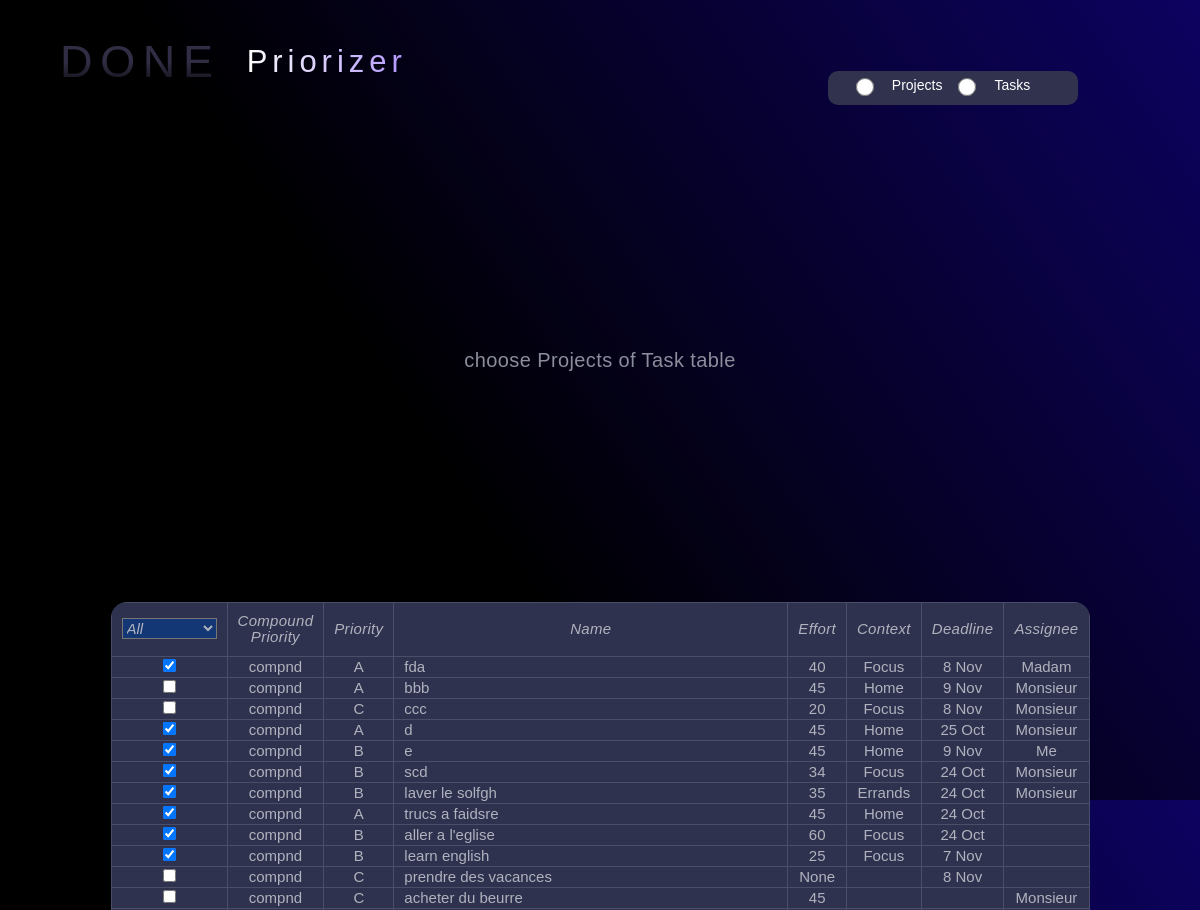
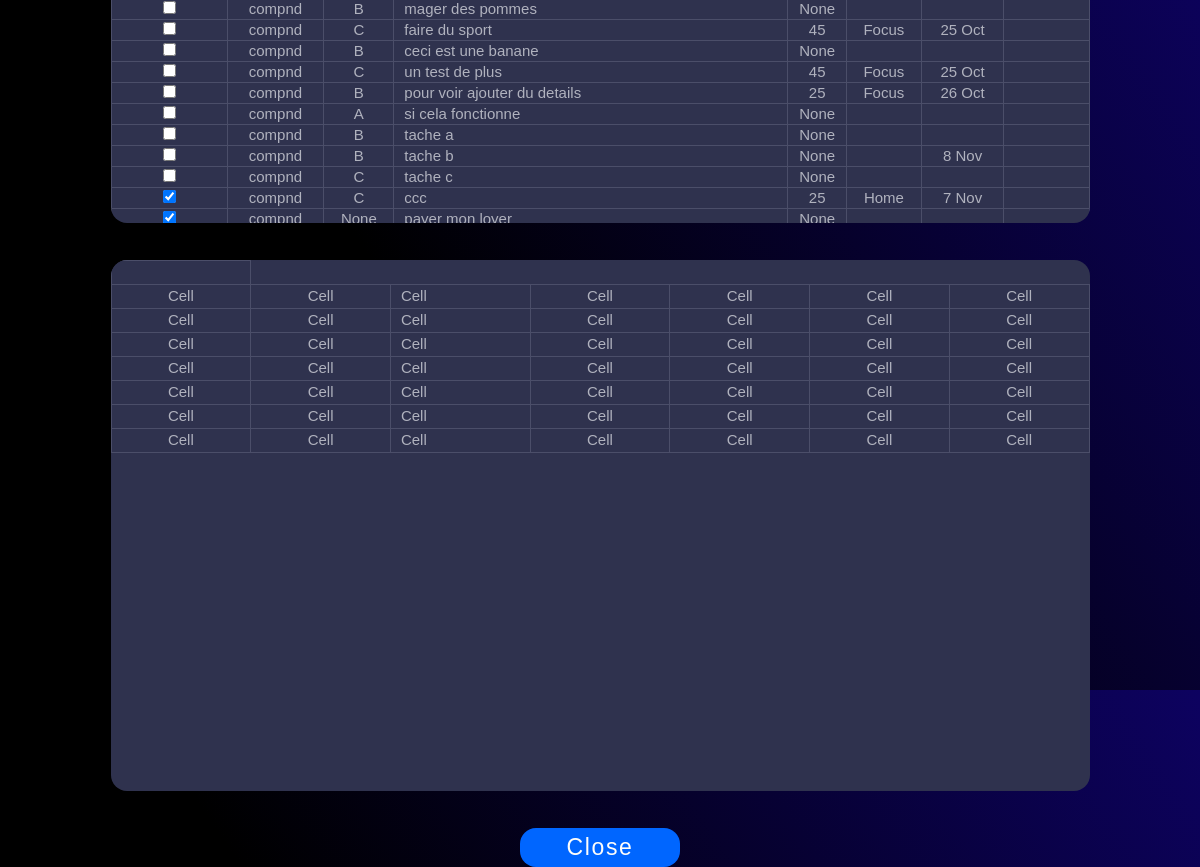
Page /prioritizer/ on the committed database (2 pictures, top to bottom).
### tasks/models.py (models this page shows, shortened)
class Tasks(models.Model):
    PRIORITIES = [
        ("A", "A"),
        ("B", "B"),
        ("C", "C"),
        ("D", "D"),
    ]
    STATUSES = [
        ("Co", "Completed"),
        ("Cn", "Cancelled"),
        ("De", "Delegated"),
        ("Ip", "In Process"),
        ("Ns", "Not Started"),
        ("Wa", "Wait for"),
    ]
    priority = models.CharField(max_length=1, choices=PRIORITIES, null=True, blank=True)
    status = models.CharField(max_length=2, choices=STATUSES, default='Ns')
    complete = models.BooleanField(default=False)
    name = models.CharField(max_length=200)
    deadline = models.DateField(null=True, blank=True)
    context = models.ForeignKey(Context, on_delete=models.CASCADE,null=True, blank=True)
    effort = models.IntegerField(null=True, blank=True)
    assignee = models.ForeignKey(Assignee, on_delete=models.CASCADE, null=True, blank=True)
    parent = models.ForeignKey(Projects, on_delete=models.CASCADE, null=True, blank=True)
    new_task = models.BooleanField(default=True)

class Context(models.Model):
    name = models.CharField(max_length=20)

class Assignee(models.Model):
    name = models.CharField(max_length=20)

### tasks/views.py (the view)
# urls.py: path('prioritizer/', views.Prioritizer, name="prioritizer"),
def Prioritizer(request):
    all_tasks=Tasks.objects.all()
    all_projects=Projects.objects.all()
    context_options = Context.objects.values_list('name', flat=True)
    context_options_list = list(context_options)
    assignee_options = Assignee.objects.values_list('name', flat=True)
    assignee_options_list = list(assignee_options)
    return render(request,
                "tasks/prioritizer.html",
                {'tasks':all_tasks,
                'projects':all_projects,
                'context_options_list':context_options_list,
                'assignee_options_list':assignee_options_list})

### tasks/templates/tasks/prioritizer.html (shortened to what this page needs)
{% extends 'base.html' %}
{% load static %}
{% block data-wf %}data-wf-page="653fc2444491a35371971509" data-wf-site="652482ea837db348b1939c93"{% endblock data-wf %}
{% load widget_tweaks %}
{% block content %}
  <div class="main-section">
    <div class="form-block-header w-form">
      <form id="wf-form-selector" name="wf-form-selector" data-name="selector" method="post" class="form-2" data-wf-page-id="653fc2444491a35371971509" data-wf-element-id="89f1164f-914e-c1bf-ad36-09a1e20dd3f5">
        <div class="nto-header-div medium">
          <div class="nto-hrd-div centered">
            <div class="nto-hdr">
              <div class="done-logo-small">DONE</div>
              <div class="hdr-2">Priorizer</div>
            </div>
          </div>
          <div class="nto-inpt-slct-div horizontal single-line"><label data-w-id="89f1164f-914e-c1bf-ad36-09a1e20dd40a" class="radio-btn-field w-radio"><input type="radio" id="project-2" name="input-type" value="project" data-name="input type" class="w-form-formradioinput radio-btn w-radio-input"><span class="menu-txt w-form-label" for="project-2">Projects</span></label><label data-w-id="89f1164f-914e-c1bf-ad36-09a1e20dd40e" class="radio-btn-field w-radio"><input type="radio" id="not-actionable" name="input-type" value="not actionable" data-name="input type" class="w-form-formradioinput radio-btn w-radio-input"><span class="radio-button-label w-form-label" for="not-actionable">Tasks</span></label></div>
        </div>
      </form>
    </div>
    <div data-w-id="0ad156d8-e1d7-1bb0-dce7-4d0941c0a634" class="hint-block">
      <div class="project-name">choose Projects of Task table</div>
    </div>
    <div data-w-id="e5de06c0-062f-37c2-782f-937d60c8eb3a" class="tbl-frame">
      <table class="task-table_component">
        <thead class="task-table_head">
          <tr class="task-table_row">
            <th class="tbl-hdr" data-sort="completion">
              <div class="filter-dropdown">
                <select class="filter-select" id="completion-filter">
                    <option value="">All</option>
                </select>
              </div>
            </th>
            <th class="tbl-hdr" data-sort="compound">Compound <br>Priority</th>
            <th class="tbl-hdr" data-sort="priority">Priority</th>
            <th class="tbl-hdr" data-sort="name">Name</th>
            <th class="tbl-hdr" data-sort="effort">Effort</th>
            <th class="tbl-hdr" data-sort="context">Context</th>
            <th class="tbl-hdr" data-sort="deadline">Deadline</th>
            <th class="tbl-hdr" data-sort="assignee">Assignee</th>
          </tr>
        </thead>
          {% for task in tasks %}
          <tr class="rendered-row">
              <td class="tbl-cell centered" data-id="{{ task.id }}" data-type="complete">
                {% if task.complete %}
                  <input type="checkbox" class="input-data form-control completion-checkbox" checked>
                {% else %}
                  <input type="checkbox" class="input-data form-control completion-checkbox">
                {% endif %}
              </td>
              <td class="editable tbl-cell centered" data-id="{{ task.id }}" data-type="compound">compnd</td>
              <td class="priority tbl-cell centered" data-id="{{ task.id }}" data-type="priority">{{ task.priority }}</td>
              <td class="editable tbl-cell" data-id="{{ task.id }}" data-type="name">{{ task.name }}</td>
              <td class="editable tbl-cell centered" data-id="{{ task.id }}" data-type="effort">{{ task.effort }}</td>
              <td class="context tbl-cell centered" data-id="{{ task.id }}" data-type="context">{{ task.context.name }}</td>
              <td class="editable tbl-cell centered" data-id="{{ task.id }}" data-type="deadline">{{ task.deadline|date:"j M" }}</td>
              <td class="assignee tbl-cell centered" data-id="{{ task.id }}" data-type="assignee">{{ task.assignee.name }}</td>
          </tr>
          {% endfor %}
      </table>
    </div>
    <div data-w-id="702bb6ac-73de-582a-b6b8-eae4ff24e7c1" class="tbl-frame">
      <table class="task-table_component">
        <thead class="task-table_head">
          <tr class="task-table_row">
            <th class="tbl-hdr" data-sort=">Completion</th>
            <th class="tbl-hdr" data-sort=">Priority</th>
            <th class="tbl-hdr" data-sort=">Name</th>
            <th class="tbl-hdr" data-sort=">Effort</th>
            <th class="tbl-hdr" data-sort=">Context</th>
            <th class="tbl-hdr" data-sort=">Deadline</th>
            <th class="tbl-hdr" data-sort=">Assignee</th>
          </tr>
        </thead>
        <tbody class="task-table_body">
          <tr class="task-table_row">
            <td class="tbl-cell centered">Cell</td>
            <td class="tbl-cell centered">Cell</td>
            <td class="tbl-cell">Cell</td>
            <td class="tbl-cell centered">Cell</td>
            <td class="tbl-cell centered">Cell</td>
            <td class="tbl-cell centered">Cell</td>
            <td class="tbl-cell centered">Cell</td>
          </tr>
          <tr class="task-table_row">
            <td class="tbl-cell centered">Cell</td>
            <td class="tbl-cell centered">Cell</td>
            <td class="tbl-cell">Cell</td>
            <td class="tbl-cell centered">Cell</td>
            <td class="tbl-cell centered">Cell</td>
            <td class="tbl-cell centered">Cell</td>
            <td class="tbl-cell centered">Cell</td>
          </tr>
          <tr class="task-table_row">
            <td class="tbl-cell centered">Cell</td>
            <td class="tbl-cell centered">Cell</td>
            <td class="tbl-cell">Cell</td>
            <td class="tbl-cell centered">Cell</td>
            <td class="tbl-cell centered">Cell</td>
            <td class="tbl-cell centered">Cell</td>
            <td class="tbl-cell centered">Cell</td>
          </tr>
          <tr class="task-table_row">
            <td class="tbl-cell centered">Cell</td>
            <td class="tbl-cell centered">Cell</td>
            <td class="tbl-cell">Cell</td>
            <td class="tbl-cell centered">Cell</td>
            <td class="tbl-cell centered">Cell</td>
            <td class="tbl-cell centered">Cell</td>
            <td class="tbl-cell centered">Cell</td>
          </tr>
          <tr class="task-table_row">
            <td class="tbl-cell centered">Cell</td>
            <td class="tbl-cell centered">Cell</td>
            <td class="tbl-cell">Cell</td>
            <td class="tbl-cell centered">Cell</td>
            <td class="tbl-cell centered">Cell</td>
            <td class="tbl-cell centered">Cell</td>
            <td class="tbl-cell centered">Cell</td>
          </tr>
          <tr class="task-table_row">
            <td class="tbl-cell centered">Cell</td>
            <td class="tbl-cell centered">Cell</td>
            <td class="tbl-cell">Cell</td>
            <td class="tbl-cell centered">Cell</td>
            <td class="tbl-cell centered">Cell</td>
            <td class="tbl-cell centered">Cell</td>
            <td class="tbl-cell centered">Cell</td>
          </tr>
          <tr class="task-table_row">
            <td class="tbl-cell centered">Cell</td>
            <td class="tbl-cell centered">Cell</td>
            <td class="tbl-cell">Cell</td>
            <td class="tbl-cell centered">Cell</td>
            <td class="tbl-cell centered">Cell</td>
            <td class="tbl-cell centered">Cell</td>
            <td class="tbl-cell centered">Cell</td>
          </tr>
      </table>
    </div>
    <div class="frame-427318914">
      <div class="frame-427318912">
        <div class="text-7">Close</div>
      </div>
    </div>
  </div>
  {% endblock content %}

### tasks/static/tasks/webflow.css (style rules this page uses)
* { -webkit-box-sizing: border-box; -moz-box-sizing: border-box; box-sizing: border-box; }
html { height: 100%; }
body { margin: 0; min-height: 100%; background-color: #fff; font-family: Arial, sans-serif; font-size: 14px; line-height: 20px; color: #333; }
.w-form { margin: 0 0 15px; }
label { display: block; margin-bottom: 5px; font-weight: bold; }
.w-form-label { display: inline-block; cursor: pointer; font-weight: normal; margin-bottom: 0px; }
.w-radio { display: block; margin-bottom: 5px; padding-left: 20px; }
.w-radio:before, .w-radio:after { content: " "; display: table; grid-column-start: 1; grid-row-start: 1; grid-column-end: 2; grid-row-end: 2; }
.w-radio:after { clear: both; }
.w-radio-input { margin: 4px 0 0; line-height: normal; float: left; margin-left: -20px; }
.w-radio-input { margin-top: 3px; }

### rows in the picture
Tasks: priority "A", name "fda", effort "40", context.name "Focus", deadline "8 Nov", assignee.name "Madam"
Tasks: priority "A", name "bbb", effort "45", context.name "Home", deadline "9 Nov", assignee.name "Monsieur"
Tasks: priority "C", name "ccc", effort "20", context.name "Focus", deadline "8 Nov", assignee.name "Monsieur"
Tasks: priority "A", name "d", effort "45", context.name "Home", deadline "25 Oct", assignee.name "Monsieur"
Tasks: priority "B", name "e", effort "45", context.name "Home", deadline "9 Nov", assignee.name "Me"
Tasks: priority "B", name "scd", effort "34", context.name "Focus", deadline "24 Oct", assignee.name "Monsieur"
Tasks: priority "B", name "laver le solfgh", effort "35", context.name "Errands", deadline "24 Oct", assignee.name "Monsieur"
Tasks: priority "A", name "trucs a faidsre", effort "45", context.name "Home", deadline "24 Oct"
Tasks: priority "B", name "aller a l'eglise", effort "60", context.name "Focus", deadline "24 Oct"
Tasks: priority "B", name "learn english", effort "25", context.name "Focus", deadline "7 Nov"
Tasks: priority "C", name "prendre des vacances", effort "None", deadline "8 Nov"
Tasks: priority "C", name "acheter du beurre", effort "45", assignee.name "Monsieur"
Tasks: priority "B", name "mager des pommes", effort "None"
Tasks: priority "C", name "faire du sport", effort "45", context.name "Focus", deadline "25 Oct"
Tasks: priority "B", name "ceci est une banane", effort "None"
Tasks: priority "C", name "un test de plus", effort "45", context.name "Focus", deadline "25 Oct"
Tasks: priority "B", name "pour voir ajouter du details", effort "25", context.name "Focus", deadline "26 Oct"
Tasks: priority "A", name "si cela fonctionne", effort "None"
Tasks: priority "B", name "tache a", effort "None"
Tasks: priority "B", name "tache b", effort "None", deadline "8 Nov"
Tasks: priority "C", name "tache c", effort "None"
Tasks: priority "C", name "ccc", effort "25", context.name "Home", deadline "7 Nov"
Tasks: priority "None", name "payer mon loyer", effort "None"
